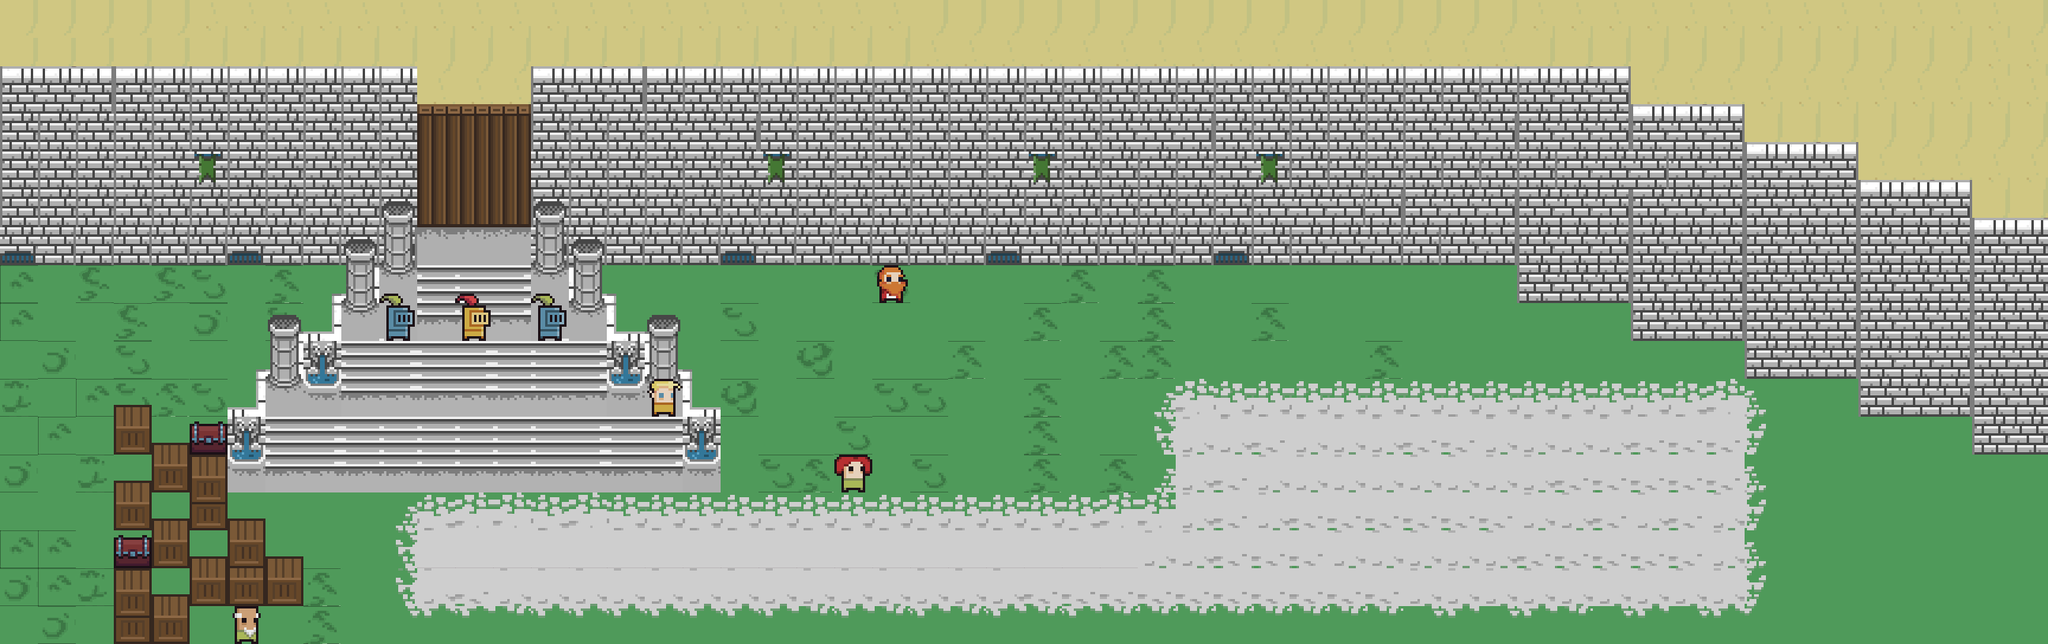

Below is a game level as drawn by its tile map, then a one-line description and the .tmx that defines it (tile-layer data replaced by summaries):
An orthogonal 54x17 tile map with 48x48 px tiles, 6 tile layers (suelo, remates, pared, objetos, ...), 2 tilesets.

<map version="1.0" tiledversion="1.1.3" orientation="orthogonal" renderorder="right-down" width="54" height="17" tilewidth="48" tileheight="48" infinite="0" nextobjectid="1">
 <tileset firstgid="1" source="tileModificadox3_palacio.tsx" />
 <tileset firstgid="257" source="Desert1_3x.tsx" />
 <layer name="suelo" width="54" height="17">
  <data>[918 cells, 918 non-empty, 33 distinct tile ids]</data>
 </layer>
 <layer name="remates" width="54" height="17">
  <data>[918 cells, 21 non-empty, 7 distinct tile ids]</data>
 </layer>
 <layer name="pared" width="54" height="17">
  <data>[918 cells, 356 non-empty, 15 distinct tile ids]</data>
 </layer>
 <layer name="objetos" width="54" height="17">
  <data>[918 cells, 17 non-empty, 4 distinct tile ids]</data>
 </layer>
 <layer name="personas" width="54" height="17">
  <data>[918 cells, 10 non-empty, 8 distinct tile ids]</data>
 </layer>
 <layer name="puerta" width="54" height="17">
  <data>[918 cells, 12 non-empty, 12 distinct tile ids]</data>
 </layer>
</map>
